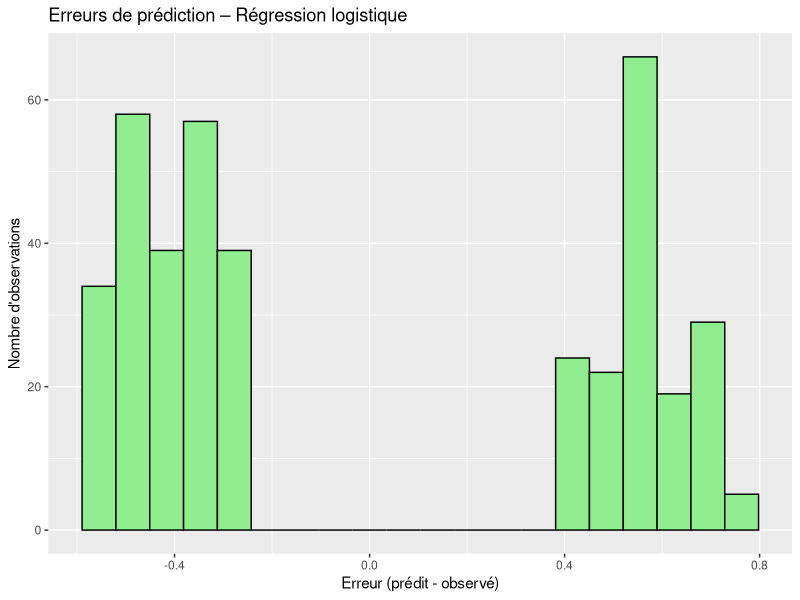

Reproduce this figure in R.
# EXERCICE 2 – RÉGRESSION LOGISTIQUE


# Dataset : health

library(FactoMineR)
library(ggplot2)
library(dplyr)

# Chargement du dataset
data("health")

# Vérification des colonnes
print(names(health))

# 1. Sélection des variables

# Variable cible binaire
target <- "Gender"   

# Variables explicatives quantitatives
var1 <- "Age"                  
var2 <- "Health condition"     

# Construction du dataframe
df <- health[, c(target, var1, var2)]

# Nettoyage
df <- na.omit(df)

# Encodage binaire
df[[target]] <- as.numeric(as.factor(df[[target]])) - 1

# 2. Modèle logistique

formula_logit <- as.formula("Gender ~ Age + `Health condition`")

fit <- glm(formula_logit, data=df, family="binomial")

print("Résumé du modèle logistique :")
print(summary(fit))

# 3. Prédictions

pred <- predict(fit, df, type="response")

results <- data.frame(
  observed = df[[target]],
  predicted = pred,
  error = pred - df[[target]]
)

# 4. Graphique des erreurs

ggplot(results, aes(x = error)) +
  geom_histogram(bins = 20, color="black", fill="lightgreen") +
  labs(
    title="Erreurs de prédiction – Régression logistique",
    x="Erreur (prédit - observé)",
    y="Nombre d'observations"
  )
